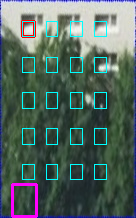
#> input picture justexample/_opt_facade_GEOM_1060473_0_tex_2240480.png, 136 x 218 px; its folder holds only this picture in this run
$ python -i getinfo.py   (imports and definitions only)   (older library calls are emulated)
#> lines starting #> are read from the running program, lines starting #| are printed output that depends on the picture; after the words box and inside, x2 and y2 are one past the last pixel; in counts of white or black regions, pixels touching at a corner belong together
# -*- coding: utf-8 -*-
"""
Created on Mon Jul 20 18:48:37 2020

@author: wyf-laptop
"""

import cv2
import numpy as np
import imutils


def get_shape(im,label):
    ret, thresh = cv2.threshold(im, 228, 255, cv2.THRESH_BINARY)

    contours = cv2.findContours(thresh,cv2.RETR_CCOMP, cv2.CHAIN_APPROX_SIMPLE)
    cnts = contours[1] if imutils.is_cv2() else contours[0]  #用imutils来判断是opencv是2还是2+

    shape=[]
    for cnt in cnts:
        # 外接矩形框，没有方向角
        # x, y, w, h = cv2.boundingRect(cnt)
        # shape.append([[(x,y),w,h],label])
        # cv2.rectangle(im, (x, y), (x + w, y + h), (0, 255, 0), 2)
            #duobianxing
        arclen = cv2.arcLength(cnt, True)
        epsilon = max(3, int(arclen * 0.02))
        approx = cv2.approxPolyDP(cnt, epsilon, False)
        x_poly=[]
        y_poly=[]
        for i in range(len(approx)):
            x_poly.append(approx[i][0][0])
            y_poly.append(approx[i][0][1])

        # cv2.polylines(im, [approx], True, (0, 255, 0), 1)
        polygon=[x_poly,y_poly]
        shape.append([polygon,label])
    # shape={'polygon':polygon,'label':label}

    return shape

def region(filename):
    im = cv2.imread(filename)
#> im is the input picture: shape (218, 136, 3); mean B, G, R 96.6, 103.4, 83.8
    print (im.shape)
#| (218, 136, 3)
    # imgray = cv2.cvtColor(im,cv2.COLOR_BGR2GRAY)
    shapeall=[]
    # classname={'window':[],'balcony':[],'roof':[],'door':[]}
    hsv=cv2.cvtColor(im,cv2.COLOR_BGR2HSV)
#> hsv: shape (218, 136, 3); mean H, S, V 65.7, 72.8, 110.8
    kernel = cv2.getStructuringElement(cv2.MORPH_RECT,(5, 5)) # xingtaixue yunsuan he

    # [10 lines of commented-out code are left out]
    wlow1=np.array([156,43,46])
    whig1=np.array([180,255,255])
    window1=cv2.inRange(hsv,wlow1,whig1)
#> window1: shape (218, 136); every value is 0

    wlow2=np.array([0,43,46])
    whig2=np.array([11,255,255])
    window2=cv2.inRange(hsv,wlow2,whig2)
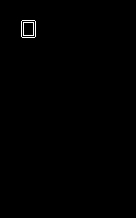
#> window2: shape (218, 136); 0.35% white in thin lines or dots, all inside (x1, y1, x2, y2) = (21, 20, 36, 38)
    window=window1+window2
    window1 = cv2.erode(window,kernel)        #腐蚀图像
    windowresult = cv2.dilate(window1,kernel)      #膨胀图像
    if windowresult.any()!=0:
        shape=get_shape(windowresult,'window')
        shapeall+=shape
    # cv2.imwrite('./ww.jpg',window)
    # cv2.imwrite('./wwre.jpg',windowresult)
    # cv2.imwrite('./wwguass.jpg',window_gauss)

    blow=np.array([125,43,46])
    bhig=np.array([155,255,255])
    balcony=cv2.inRange(hsv,blow,bhig)
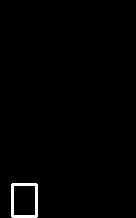
#> balcony: shape (218, 136); 1.1% white; 1 white region, box (x1, y1, x2, y2) and area: (11, 183, 38, 218) 332
    balcony1 = cv2.erode(balcony,kernel)        #腐蚀图像
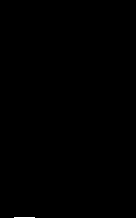
#> balcony1: shape (218, 136); 0.07% white in thin lines or dots, all inside (x1, y1, x2, y2) = (14, 217, 35, 218)
    balconyresult = cv2.dilate(balcony1,kernel)      #膨胀图像
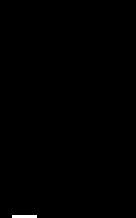
#> balconyresult: shape (218, 136); 0.25% white; 1 white region
    if balconyresult.any()!=0:
        shape=get_shape(balconyresult,'balcony')
#> in get_shape, `contours = cv2.findContours(thresh,cv2.RETR_CCOMP, cv2.CHAIN_APPROX_SI..`: contours = 1 contour; box (x1, y1, x2, y2) and area: (12, 215, 37, 218) 48
#> in get_shape, `cnts = contours[1] if imutils.is_cv2() else contours[0]`: cnts = [[-1, -1, -1, -1]]
#> the loop in get_shape, `for cnt in cnts:` made 1 pass
#> after the loop in get_shape, `for cnt in cnts:`: shape = []
        shapeall+=shape
    # cv2.imwrite('./bb.jpg',balony)

    dlow=np.array([11,43,46])
    dhig=np.array([26,255,255])
    door=cv2.inRange(hsv,dlow,dhig)
    if door.any()!=0:
        shape=get_shape(door,'door')
        shapeall+=shape

    return shapeall

# import os
# for filename in os.listdir(r"./"):              #listdir的参数是文件夹的路径
#     # filename.split('.')
#     print ( filename.split('.'))
# im = r'100.png'

# shape=region(im)


# #%%
# im = cv2.imread('100.png')
# # imgray = cv2.cvtColor(im,cv2.COLOR_BGR2GRAY)

# hsv=cv2.cvtColor(im,cv2.COLOR_BGR2HSV)
# kernel = cv2.getStructuringElement(cv2.MORPH_RECT,(5, 5)) # xingtaixue yunsuan he

# # extract roof according to HSV of blue
# rlow=np.array([100,43,46])
# rhig=np.array([125,255,255])
# roof=cv2.inRange(hsv,rlow,rhig)
# # cv2.imwrite('./rr.jpg',roof)

# # extract window according to HSV of red1 and red2
# wlow1=np.array([156,43,46])
# whig1=np.array([180,255,255])
# window1=cv2.inRange(hsv,wlow1,whig1)

# wlow2=np.array([0,43,46])
# whig2=np.array([11,255,255])
# window2=cv2.inRange(hsv,wlow2,whig2)
# window=window1+window2
# # windowresult=skimage.morphology.erosion(window,skimage.morphology.disk(3))
# # windowresult=skimage.morphology.opening(windowresult,skimage.morphology.disk(3))

# window1 = cv2.erode(window,kernel)        #腐蚀图像
# windowresult = cv2.dilate(window1,kernel)      #膨胀图像

# # window_gauss = cv2.GaussianBlur(window,(3,3),0)
# cv2.imwrite('./ww.jpg',window)
# cv2.imwrite('./wwre.jpg',windowresult)
# # cv2.imwrite('./wwguass.jpg',window_gauss)

# blow=np.array([125,43,46])
# bhig=np.array([155,255,255])
# balony=cv2.inRange(hsv,blow,bhig)
# balony1 = cv2.erode(balony,kernel)        #腐蚀图像
# balonyresult = cv2.dilate(balony1,kernel)      #膨胀图像
# # cv2.imwrite('./bb.jpg',balony)

# dlow=np.array([11,43,46])
# dhig=np.array([26,255,255])
# door=cv2.inRange(hsv,dlow,dhig)


# ret, thresh = cv2.threshold(balonyresult, 228, 255, cv2.THRESH_BINARY)

# contours = cv2.findContours(thresh,cv2.RETR_CCOMP, cv2.CHAIN_APPROX_SIMPLE)  #cv2.RETR_EXTERNAL 定义只检测外围轮廓
#   #line, cv2.RETR_CCOMP, cv2.CHAIN_APPROX_SIMPLE
# cnts = contours[1] if imutils.is_cv2() else contours[0]  #用imutils来判断是opencv是2还是2+

# for cnt in cnts:
#     # 外接矩形框，没有方向角
#     # x, y, w, h = cv2.boundingRect(cnt)
#     # cv2.rectangle(im, (x, y), (x + w, y + h), (0, 255, 0), 2)

#     # 最小外接矩形框，有方向角
#     rect = cv2.minAreaRect(cnt)
#     box = cv2.cv.Boxpoints() if imutils.is_cv2()else cv2.boxPoints(rect)
#     box = np.int0(box)
#     cv2.drawContours(im, [box], 0, (0, 0, 0), 2)

#     #duobianxing
#     arclen = cv2.arcLength(cnt, True)
#     epsilon = max(3, int(arclen * 0.02))
#     approx = cv2.approxPolyDP(cnt, epsilon, False)
#     cv2.polylines(im, [approx], True, (0, 255, 0), 1)
#     # 最小外接圆
#     # (x, y), radius = cv2.minEnclosingCircle(cnt)
#     # center = (int(x), int(y))
#     # radius = int(radius)
#     # cv2.circle(im, center, radius, (255, 0, 0), 2)

#     # 椭圆拟合
#     # ellipse = cv2.fitEllipse(cnt)
#     # cv2.ellipse(im, ellipse, (255, 255, 0), 2)

#     # 直线拟合
#     # rows, cols = im.shape[:2]
#     # [vx, vy, x, y] = cv2.fitLine(cnt, cv2.DIST_L2, 0, 0.01, 0.01)
#     # lefty = int((-x * vy / vx) + y)
#     # righty = int(((cols - x) * vy / vx) + y)
#     # im = cv2.line(im, (cols - 1, righty), (0, lefty), (0, 255, 255), 2)

# # cv2.imshow('a',im)
# cv2.imwrite('./result.jpg',im)
# # cv2.waitKey(0)

#> (the run stopped early here; a loop or call above may not have finished)

$ run again, on justexample/_opt_facade_GEOM_1060500_0_tex_2240134.png
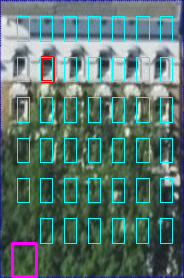
#> input picture justexample/_opt_facade_GEOM_1060500_0_tex_2240134.png, 184 x 278 px
#> in region, im is the input picture: shape (278, 184, 3); mean B, G, R 107.9, 115.5, 90.3
#| (278, 184, 3)
#> hsv: shape (278, 184, 3); mean H, S, V 70.1, 72.3, 122.1
#> in region, `window2=cv2.inRange(hsv,wlow2,whig2)`:
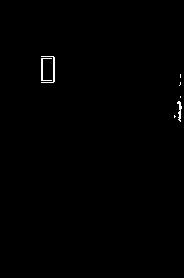
#> window2: shape (278, 184); 0.4% white in thin lines or dots, all inside (x1, y1, x2, y2) = (41, 56, 182, 122)
#> in region, `balcony=cv2.inRange(hsv,blow,bhig)`:
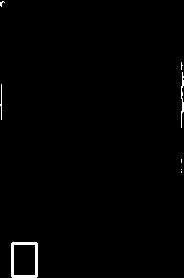
#> balcony: shape (278, 184); 0.95% white; 8 white regions (5 under 20 px), largest, box (x1, y1, x2, y2) and area: (11, 242, 38, 278) 338, (181, 72, 184, 128) 83, (0, 84, 2, 120) 38
#> balcony1: shape (278, 184); 0.04% white in thin lines or dots, all inside (x1, y1, x2, y2) = (14, 277, 35, 278)
#> balconyresult: shape (278, 184); 0.15% white; 1 white region
#> contours = 1 contour; box (x1, y1, x2, y2) and area: (12, 275, 37, 278) 48
#> cnts = [[-1, -1, -1, -1]]
#> the loop in get_shape, `for cnt in cnts:` made 1 pass
#> after the loop in get_shape, `for cnt in cnts:`: shape = []

$ run again, on justexample/_opt_facade_GEOM_817596_0_tex_2240477.png
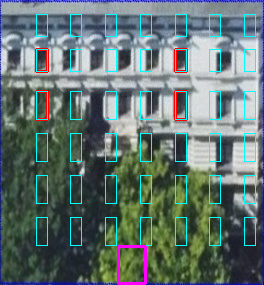
#> input picture justexample/_opt_facade_GEOM_817596_0_tex_2240477.png, 264 x 285 px
#> in region, im is the input picture: shape (285, 264, 3); mean B, G, R 113.7, 116.3, 98
#| (285, 264, 3)
#> hsv: shape (285, 264, 3); mean H, S, V 81.8, 69.1, 126.1
#> window1: shape (285, 264); every value is 0
#> in region, `window2=cv2.inRange(hsv,wlow2,whig2)`:
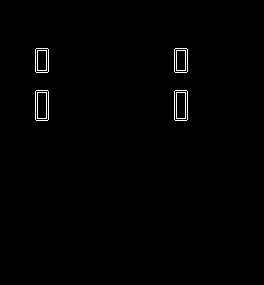
#> window2: shape (285, 264); 0.74% white in thin lines or dots, all inside (x1, y1, x2, y2) = (35, 48, 188, 121)
#> in region, `balcony=cv2.inRange(hsv,blow,bhig)`:
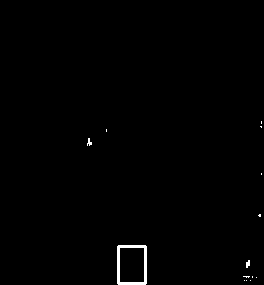
#> balcony: shape (285, 264); 0.61% white; 14 white regions (11 under 20 px), largest, box (x1, y1, x2, y2) and area: (117, 245, 147, 285) 380, (246, 260, 250, 268) 24, (87, 138, 92, 146) 23
#> balcony1: shape (285, 264); 0.03% white in thin lines or dots, all inside (x1, y1, x2, y2) = (120, 284, 144, 285)
#> balconyresult: shape (285, 264); 0.11% white; 1 white region
#> contours = 1 contour; box (x1, y1, x2, y2) and area: (118, 282, 146, 285) 54
#> cnts = [[-1, -1, -1, -1]]
#> the loop in get_shape, `for cnt in cnts:` made 1 pass
#> after the loop in get_shape, `for cnt in cnts:`: shape = []

$ run again, on justexample/_opt_facade_GEOM_817598_0_tex_2240353.png
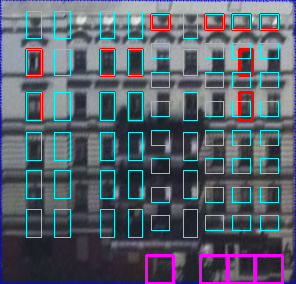
#> input picture justexample/_opt_facade_GEOM_817598_0_tex_2240353.png, 296 x 284 px
#> in region, im is the input picture: shape (284, 296, 3); mean B, G, R 106.2, 95.4, 88.7
#| (284, 296, 3)
#> hsv: shape (284, 296, 3); mean H, S, V 103.7, 54.8, 112.7
#> in region, `window1=cv2.inRange(hsv,wlow1,whig1)`:
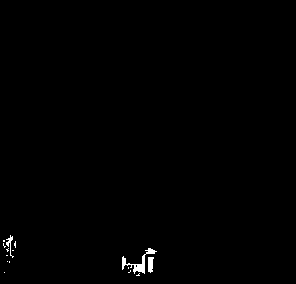
#> window1: shape (284, 296); 0.48% white; 15 white regions (12 under 20 px), largest, box (x1, y1, x2, y2) and area: (122, 248, 157, 274) 222, (148, 257, 154, 273) 77, (6, 235, 14, 258) 55
#> window2: shape (284, 296); 2.4% white in thin lines or dots, all inside (x1, y1, x2, y2) = (25, 13, 293, 264)
#> in region, `window=window1+window2`:
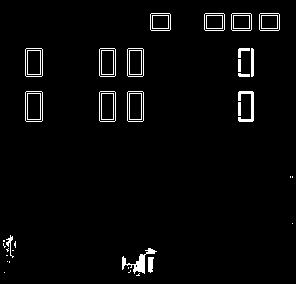
#> window: shape (284, 296); 2.8% white in thin lines or dots
#> windowresult: shape (284, 296); 0.25% white; 3 white regions
#> contours = 3 contours, 1 with area under 20; largest, box (x1, y1, x2, y2) and area: (137, 255, 145, 272) 100, (148, 257, 153, 269) 44
#> cnts = [[1, -1, -1, -1], [2, 0, -1, -1], [-1, 1, -1, -1]]
#> the loop in get_shape, `for cnt in cnts:` made 1 pass
#> cnt on pass 1: [[1, -1, -1, -1], [2, 0, -1, -1], [-1, 1, -1, -1]]
#> after the loop in get_shape, `for cnt in cnts:`: shape = []
